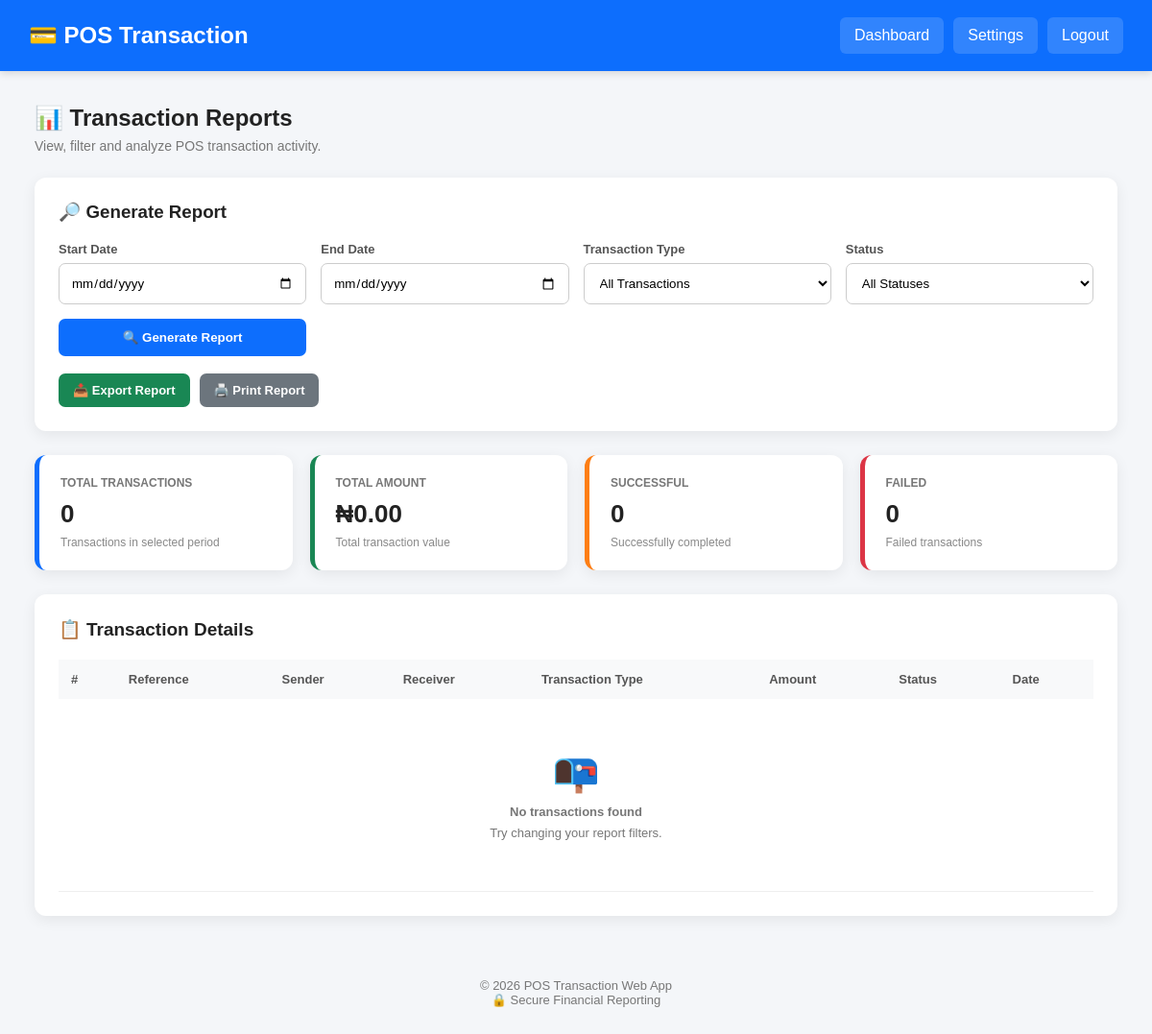
Before: /reports (signed in) with the older database file.
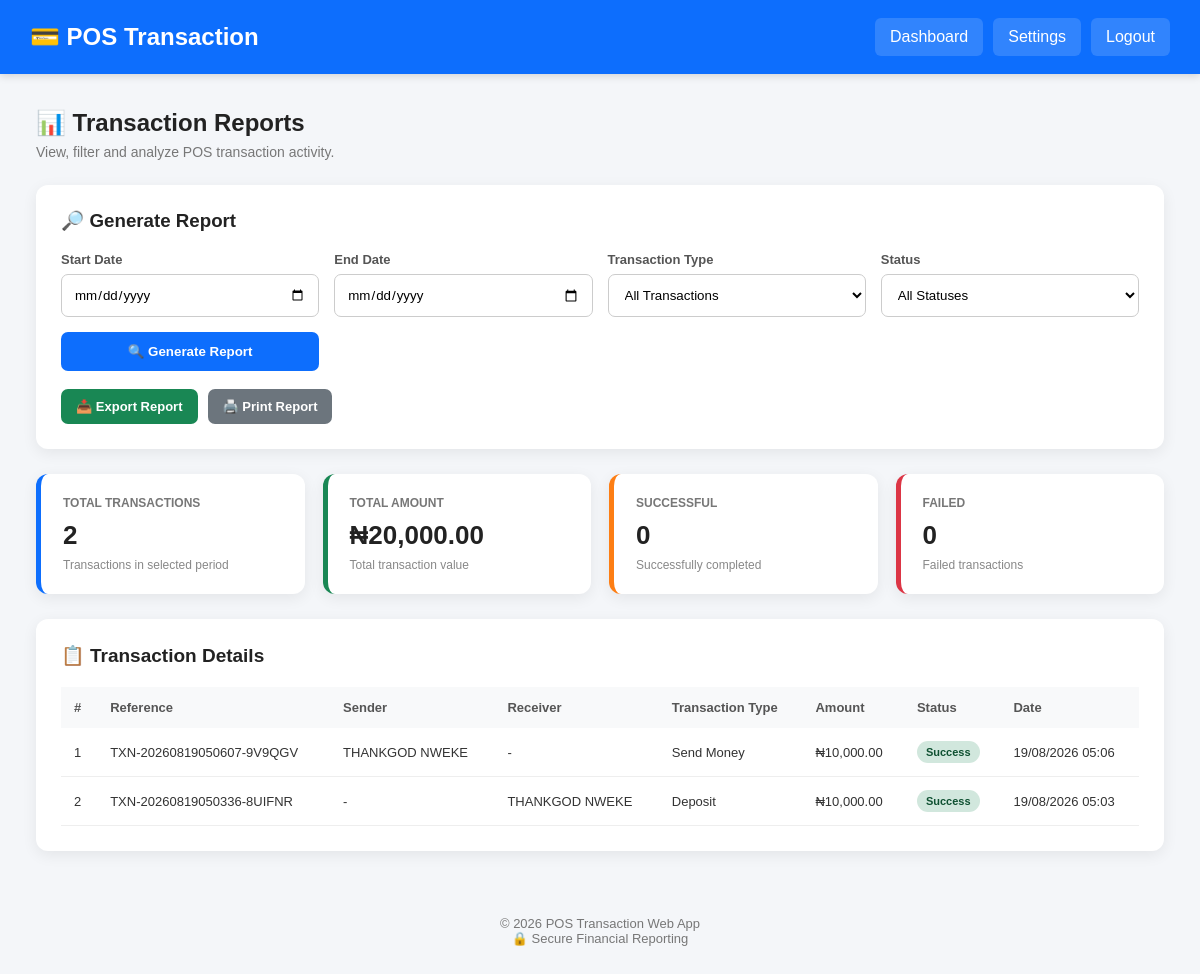
After: the same page with the newer database file.
### app_backup.py (models this page shows, shortened)
class Transaction(db.Model):
    __tablename__ = "transactions"
    id = db.Column(
        db.Integer,
        primary_key=True
    )
    transaction_reference = db.Column(
        db.String(100),
        unique=True,
        nullable=False
    )
    sender_name = db.Column(
        db.String(150),
        nullable=True
    )
    receiver_name = db.Column(
        db.String(150),
        nullable=True
    )
    account_number = db.Column(
        db.String(50),
        nullable=True
    )
    bank_name = db.Column(
        db.String(150),
        nullable=True
    )
    transaction_type = db.Column(
        db.String(50),
        nullable=False
    )
    amount = db.Column(
        db.Float,
        nullable=False,
        default=0.00
    )
    description = db.Column(
        db.String(255),
        nullable=True
    )
    status = db.Column(
        db.String(50),
        default="Success",
        nullable=False
    )
    user_id = db.Column(
        db.Integer,
        db.ForeignKey("users.id"),
        nullable=True
    )
    created_at = db.Column(
        db.DateTime,
        default=datetime.utcnow
    )

### app_backup.py (the view)
@app.route("/reports")
@login_required
def reports():
    transactions = (
        Transaction.query
        .filter_by(user_id=current_user.id)
        .order_by(Transaction.created_at.desc())
        .all()
    )
    total_amount = sum(
        transaction.amount
        for transaction in transactions
        if transaction.status == "Success"
    )
    total_transactions = len(transactions)
    return render_template(
        "reports.html",
        transactions=transactions,
        total_amount=total_amount,
        total_transactions=total_transactions
    )

### app_backup.py (called while the page is built)
@login_manager.user_loader
def load_user(user_id):
    try:
        return db.session.get(User, int(user_id))
    except (ValueError, TypeError):
        return None

@app.context_processor
def inject_app_information():
    return {
        "app_name": "POS Transaction Web App",
        "current_year": datetime.utcnow().year,
    }

### templates/reports.html (shortened to what the changed rows need)
<!DOCTYPE html>
<html lang="en">
<head>
</head>
<body>
<header class="header">
    <h1>
        💳 POS Transaction
    </h1>
</header>
<main class="container">
    <div class="page-title">
        <h2>
            📊 Transaction Reports
        </h2>
    </div>
    <section class="summary">
        <div class="summary-card">
            <h3>
                Total Transactions
            </h3>
            <div class="summary-number">
                {{ total_transactions|default(0) }}
            </div>
            <p>
                Transactions in selected period
            </p>
        </div>
        <div class="summary-card green">
            <h3>
                Total Amount
            </h3>
            <div class="summary-number">
                ₦{{ "{:,.2f}".format(
                    total_amount|default(0)
                ) }}
            </div>
            <p>
                Total transaction value
            </p>
        </div>
    </section>
    <section class="report-card">
        <h2>
            📋 Transaction Details
        </h2>
        <div class="table-wrapper">
            <table>
                <thead>
                    <tr>
                        <th>
                            #
                        </th>
                        <th>
                            Reference
                        </th>
                        <th>
                            Sender
                        </th>
                        <th>
                            Receiver
                        </th>
                        <th>
                            Transaction Type
                        </th>
                        <th>
                            Amount
                        </th>
                        <th>
                            Status
                        </th>
                        <th>
                            Date
                        </th>
                    </tr>
                </thead>
                <tbody>
                    {% if transactions %}
                        {% for transaction in transactions %}
                            <tr>
                                <td>
                                    {{ loop.index }}
                                </td>
                                <td>
                                    {{ transaction.transaction_reference }}
                                </td>
                                <td>
                                    {{ transaction.sender_name or '-' }}
                                </td>
                                <td>
                                    {{ transaction.receiver_name or '-' }}
                                </td>
                                <td>
                                    {{ transaction.transaction_type }}
                                </td>
                                <td>
                                    ₦{{ "{:,.2f}".format(
                                        transaction.amount or 0
                                    ) }}
                                </td>
                                <td>
                                    {% if transaction.status == "Success" %}
                                        <span class="badge badge-success">
                                            Success
                                        </span>
                                    {% elif transaction.status == "Failed" %}
                                        <span class="badge badge-danger">
                                            Failed
                                        </span>
                                    {% else %}
                                        <span class="badge badge-warning">
                                            {{ transaction.status }}
                                        </span>
                                    {% endif %}
                                </td>
                                <td>
                                    {% if transaction.created_at %}
                                        {{ transaction.created_at.strftime(
                                            "%d/%m/%Y %H:%M"
                                        ) }}
                                    {% else %}
                                        -
                                    {% endif %}
                                </td>
                            </tr>
                        {% endfor %}
                    {% else %}
                        <tr>
                            <td colspan="8">
                                <div class="no-data">
                                    <div class="no-data-icon">
                                        📭
                                    </div>
                                    <strong>
                                        No transactions found
                                    </strong>
                                    <p style="margin-top:7px;">
                                        Try changing your report filters.
                                    </p>
                                </div>
                            </td>
                        </tr>
                    {% endif %}
                </tbody>
            </table>
        </div>
    </section>
</main>
</body>
</html>

Changed rows visible on the page:
added Transaction: amount "10,000.00", status "Success"
added Transaction: amount "10,000.00", status "Success"
Other visible differences:
{{ total_transactions|default(0) }}: "0" → "2"
text no longer shown: "0.00 📭 No transactions found Try changing your report filters."
text now shown: "20,000.00"
